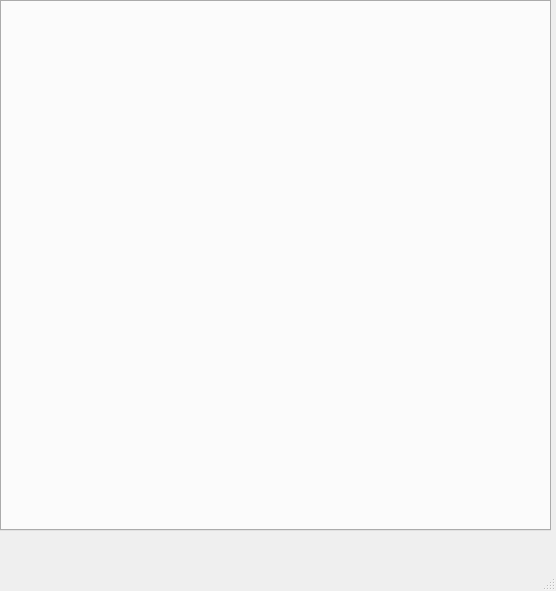
<?xml version="1.0" encoding="UTF-8"?>
<ui version="4.0">
 <class>MainWindow</class>
 <widget class="QMainWindow" name="MainWindow">
  <property name="geometry">
   <rect>
    <x>0</x>
    <y>0</y>
    <width>556</width>
    <height>591</height>
   </rect>
  </property>
  <property name="windowTitle">
   <string>MainWindow</string>
  </property>
  <widget class="QWidget" name="centralwidget">
   <property name="minimumSize">
    <size>
     <width>0</width>
     <height>537</height>
    </size>
   </property>
   <widget class="QTabWidget" name="tabWidget">
    <property name="geometry">
     <rect>
      <x>0</x>
      <y>0</y>
      <width>551</width>
      <height>531</height>
     </rect>
    </property>
    <property name="sizePolicy">
     <sizepolicy hsizetype="Maximum" vsizetype="Maximum">
      <horstretch>0</horstretch>
      <verstretch>0</verstretch>
     </sizepolicy>
    </property>
    <property name="currentIndex">
     <number>-1</number>
    </property>
   </widget>
  </widget>
  <widget class="QMenuBar" name="menubar">
   <property name="geometry">
    <rect>
     <x>0</x>
     <y>0</y>
     <width>556</width>
     <height>33</height>
    </rect>
   </property>
  </widget>
  <widget class="QStatusBar" name="statusbar"/>
 </widget>
 <resources/>
 <connections/>
</ui>
